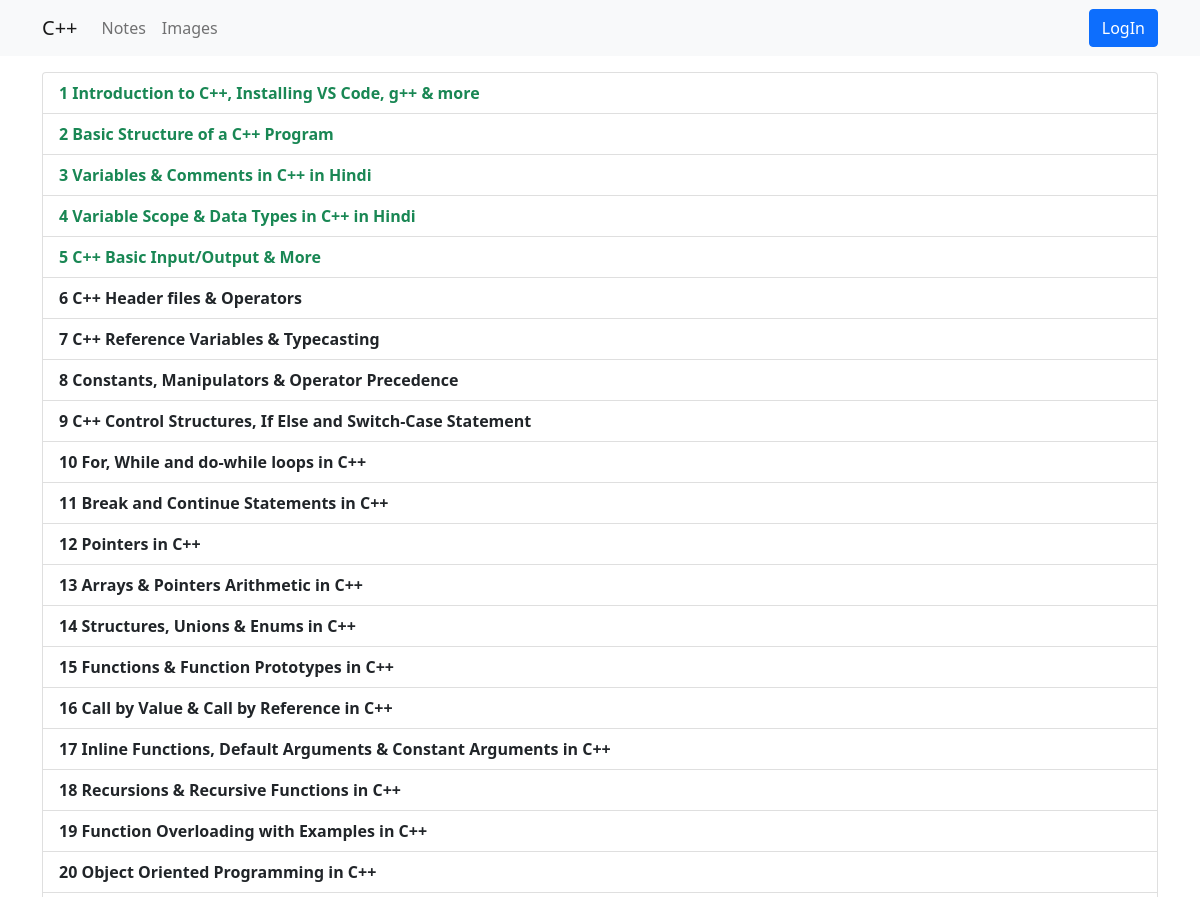
Before: / (upper part) with the older database file.
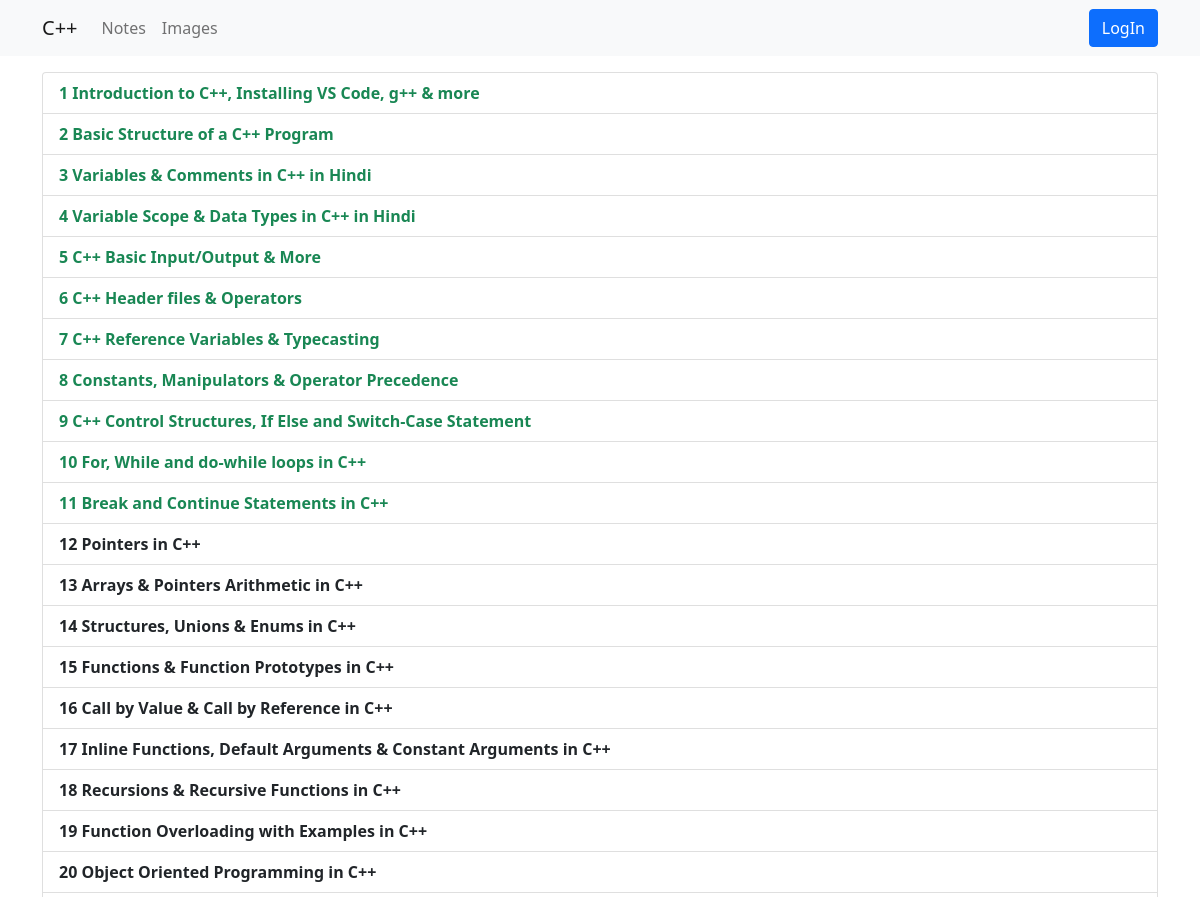
After: the same page with the newer database file.
### myapp/models.py (models this page shows, shortened)
class Lesson(models.Model):
    title = models.CharField(max_length=100)
    video_id = models.CharField(max_length=30)
    is_completed = models.BooleanField(default=False)
    detail = models.TextField(blank=True, null=True)

### myapp/views.py (the view)
# urls.py: path('', views.Home.as_view(), name='home'),
class Home(ListView):
    model = Lesson

### myapp/templates/myapp/lesson_list.html (shortened to what this page needs)
{% extends 'myapp/base.html' %}
{% block page_content %}
<div class="container mt-3 mb-5">
    <div class="list-group">
        {% for lesson in lesson_list %}
            <a href="{% url 'myapp:lesson' lesson.pk %}" class="list-group-item list-group-item-action {% if lesson.is_completed %}text-success {% else %} text-dark{% endif %} fw-bolder"><span class="">{{forloop.counter}} </span>{{lesson.title}}</a>
        {% endfor %}
    </div>
</div>
{% endblock page_content %}

### myapp/templates/myapp/base.html (shortened to what this page needs)
<!DOCTYPE html>
<html lang="en">
<head>
    <link rel="stylesheet" href="https://cdnjs.cloudflare.com/ajax/libs/font-awesome/4.7.0/css/font-awesome.css" />
    <link href="https://cdn.jsdelivr.net/npm/bootstrap@5.1.3/dist/css/bootstrap.min.css" rel="stylesheet">
</head>
<body>
    <nav class="navbar navbar-expand-lg navbar-light bg-light">
        <div class="container">
          <a class="navbar-brand" href="{% url 'myapp:home' %}">C++</a>
          <div class="collapse navbar-collapse" id="navbarSupportedContent">
            <ul class="navbar-nav me-auto mb-2 mb-lg-0">
              <li class="nav-item">
                <a class="nav-link" href="{% url 'myapp:notes' %}">Notes</a>
              </li>
              <li class="nav-item">
                <a class="nav-link" href="https://ibb.co/album/pvy7BP" target="_blank">Images</a>
              </li>
            </ul>
            <div class="d-flex">
              <a href="{% url 'admin:index' %}" class="btn btn-primary">LogIn</a>
            </div>
          </div>
        </div>
    </nav>
    {% block page_content %}{% endblock page_content %}
</body>
</html>

Changed rows visible on the page:
changed Lesson "C++ Header files & Operators": is_completed False → True (drawn)
changed Lesson "C++ Reference Variables & Typecasting": is_completed False → True (drawn)
changed Lesson "Constants, Manipulators & Operator Precedence": is_completed False → True (drawn)
changed Lesson "C++ Control Structures, If Else and Switch-Case Statement": is_completed False → True (drawn)
changed Lesson "For, While and do-while loops in C++": is_completed False → True (drawn)
changed Lesson "Break and Continue Statements in C++": is_completed False → True (drawn)
